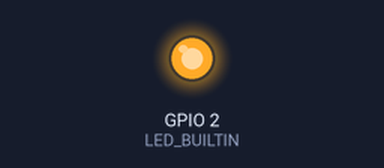
The sketch below on a simulated ESP8266 (NodeMCU). Parts: output pins drawn as LEDs (lit = HIGH, except the on-board LED, lit = LOW). WiFi joins after 1.5 s; servers stay silent unless stated; what the sketch prints to the serial monitor is not drawn.

Above: at 2.0 s.
At 6.5 s:
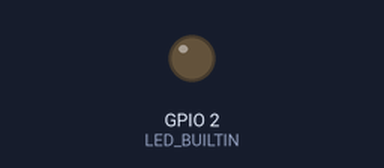
Timing chart, 0 to 8.4 s (numbered marks = the images above):
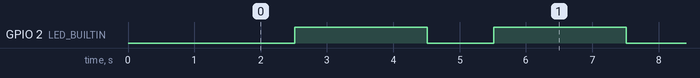

The sketch:

esp8266-dhcp.ino
```cpp
#include <ESP8266WiFi.h> //เป็นการเรียกใช้ Library โมดูล ESP8266

const char* ssid = "nodemcu_wifi"; //สร้างตัวแปรไว้เก็บชื่อ ssid ของ AP ของเรา
const char* pass = "123456"; //สร้างตัวแปรไว้เก็บชื่อ password ของ AP ของเรา

void setup () {
  pinMode(LED_BUILTIN, OUTPUT);

  Serial.begin(115200); //ตั้งค่าใช้งาน serial ที่ baudrate 115200
  delay(10);

  // Connect to WiFi network
  Serial.println();
  WiFi.begin(ssid, pass); //ทำการเชื่อมต่อไปยัง AP

  Serial.print("Connecting");
  while (WiFi.status() != WL_CONNECTED) { //รอจนกว่าจะเชื่อมต่อสำเร็จ
    delay(500);
    Serial.print("."); //แสดง ... ไปเรื่อยๆ จนกว่าจะเชื่อมต่อได้
  } //ถ้าเชื่อมต่อสำเร็จก็จะหลุด loop while ไป

  Serial.println("");
  Serial.print("Wi-Fi connected to "); //แสดงว่าเชื่อมต่อ Wi-Fi ได้แล้ว
  Serial.println(ssid);
  Serial.print("IP Address : ");
  Serial.println(WiFi.localIP()); //แสดง IP ของบอร์ดที่ได้รับแจกจาก AP
}

void loop () { //ยังไม่ต้องมีการวนอะไรใดๆ เลยปล่อย void loop ว่างไว้เฉยๆ
  digitalWrite(LED_BUILTIN, LOW);   // Turn the LED on (Note that LOW is the voltage level
                                    // but actually the LED is on; this is because
                                    // it is active low on the ESP-01)
  delay(1000);                      // Wait for a second
  digitalWrite(LED_BUILTIN, HIGH);  // Turn the LED off by making the voltage HIGH
  delay(2000);                      // Wait for two seconds (to demonstrate the active low LED)
}
```

Measured:
- by itself, GPIO 2 (LED_BUILTIN): alternates HIGH for 2.0 s and LOW for 1.0 s
